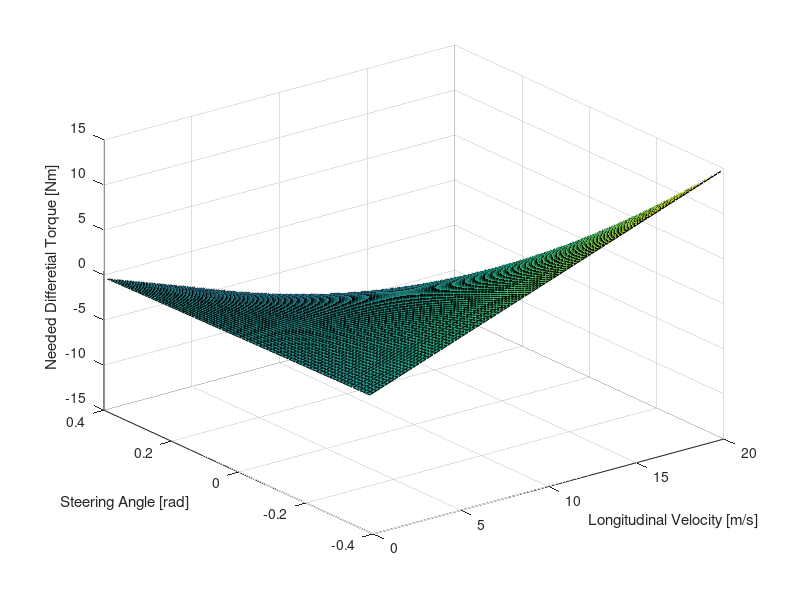

Recreate this plot in MATLAB.
% p00 =  -5.119e-16;
% p10 =   7.538e-17;
% p01 =          26;
% p11 =      -4.909;
% p02 =   4.209e-14;
% p12 =   -7.41e-15;
% p03 =      -55.05;
% 
% p00 =   6.654e-18;
% p10 =  -1.249e-16;
% p01 =      -4.156;
% p11 =      -2.977;
% p02 =   1.173e-16;
% p12 =   4.155e-16;
% p03 =     -0.3168;

% p00 =   2.392e-16;
% p10 =   4.214e-16;
% p01 =       -0.67;
% p11 =       -1.82;
% p02 =  -6.778e-17;
% p12 =  -6.573e-16;
% p03 =      0.0249;

p00 =   8.746e-16;
p10 =   4.164e-16;
p01 =     -0.6574;
p11 =       -1.83;
p02 =  -5.454e-16;
p12 =  -2.512e-16;
p03 =      0.0221;

[x,y] = meshgrid(0:0.2:20,-0.39:0.01:0.39);

z = p00 + p10*x + p01*y + p11*x.*y + p02*y.^2 + p12*x.*y.^2 + p03*y.^3;
% surf(x,y,z)

%%
surf(x,y,z)
xlabel('Longitudinal Velocity [m/s]')
ylabel('Steering Angle [rad]')
zlabel('Needed Differetial Torque [Nm]')
